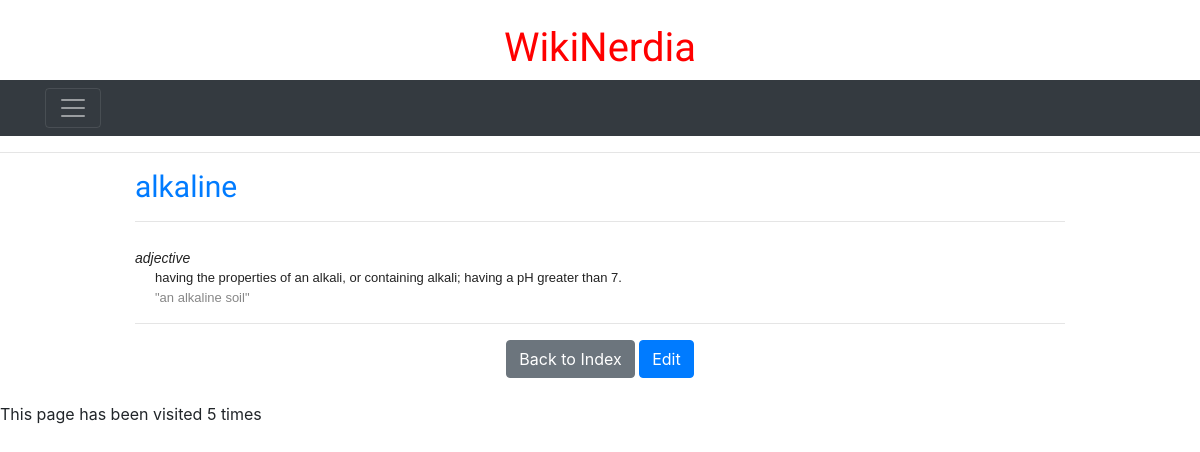
Screenshot of /wiki/alkaline/ with the database file from the repository.
### wiki/models.py (models this page shows, shortened)
class Page(models.Model):
    title = models.CharField(max_length=64, primary_key=True)
    content = models.TextField()
    counter = models.IntegerField(default=0)

### wiki/views.py (the view)
# urls.py: path('<str:pk>/', views.view_page, name='detail'),
def view_page(request, pk):
    try:
        page = Page.objects.get(pk=pk)
        page.counter += 1
        page.save()
        return render(request, 'wiki/detail.html', {'page': page})
    except Page.DoesNotExist:
        return render(request, 'wiki/create_page.html', {'page_name': pk})

### wiki/templatetags/wiki_tags.py (called while the page is built)
@register.filter
def markup(text):
    return markdown.markdown(text)

@register.filter
def wikify(text):
    return wikiWord.sub(r'''
    <a href="/wiki/\1/">\1</a>
    ''', text)

### wiki/templates/wiki/detail.html (shortened to what this page needs)
{% extends "wiki/base.html" %}
{% load wiki_tags %}
{% block content %}
{% block contentTitle %}
<section>
    <nav class="navbar navbar-dark bg-dark">
        <div class="container">
            <button class="navbar-toggler" type="button" data-toggle="collapse"
                data-target="#navbarToggleExternalContent" aria-controls="navbarToggleExternalContent"
                aria-expanded="false" aria-label="Toggle navigation">
                <span class="navbar-toggler-icon"></span>
            </button>
        </div>
    </nav>
</section>
<hr />
<div class="container" style="width: 80%;">
    <h2 class="text-primary" style="font-size: 30px;">{{page.title}}</h2>
    {% endblock %}
    <hr />
    <div style="font-size: 20px; "> {{page.content|wikify|markup|safe}}</div>
    <hr />
    <div style="text-align: center;">
        <a href="{% url 'wiki:index' %}"><button class="btn btn-secondary">Back to Index</button></a>
        <a href="{% url 'wiki:edit_page' page.title%}"><button class="btn btn-primary">Edit</button></a>
    </div>
</div>
<br>
<footer>
    This page has been visited {{ page.counter }} times
</footer>
{% endblock %}

### wiki/static/wiki/style.css (style rules this page uses)
body { background: rgb(255, 255, 255); }
h2 { font-family: 'Days One', sans-serif; font-size: 15px; color: rgb(0, 143, 0); }

### rows the page displays
Page: title "alkaline", content|wikify "adjective having the properties of an alkali, or containing alkali; having a pH greater than 7. \"an alkaline soil\"", counter "5"
